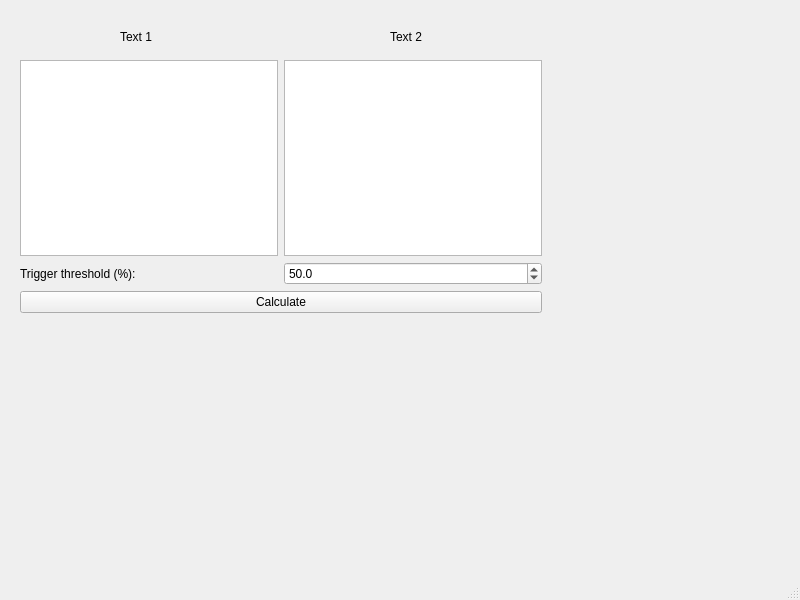
<?xml version="1.0" encoding="UTF-8"?>
<ui version="4.0">
 <class>MainWindow</class>
 <widget class="QMainWindow" name="MainWindow">
  <property name="geometry">
   <rect>
    <x>0</x>
    <y>0</y>
    <width>800</width>
    <height>600</height>
   </rect>
  </property>
  <property name="windowTitle">
   <string>antiplag</string>
  </property>
  <widget class="QWidget" name="centralwidget">
   <widget class="QLabel" name="label">
    <property name="geometry">
     <rect>
      <x>120</x>
      <y>30</y>
      <width>47</width>
      <height>13</height>
     </rect>
    </property>
    <property name="text">
     <string>Text 1</string>
    </property>
   </widget>
   <widget class="QLabel" name="label_2">
    <property name="geometry">
     <rect>
      <x>390</x>
      <y>30</y>
      <width>47</width>
      <height>13</height>
     </rect>
    </property>
    <property name="text">
     <string>Text 2</string>
    </property>
   </widget>
   <widget class="QWidget" name="layoutWidget">
    <property name="geometry">
     <rect>
      <x>20</x>
      <y>60</y>
      <width>522</width>
      <height>253</height>
     </rect>
    </property>
    <layout class="QVBoxLayout" name="verticalLayout">
     <item>
      <layout class="QHBoxLayout" name="horizontalLayout">
       <item>
        <widget class="QPlainTextEdit" name="text1"/>
       </item>
       <item>
        <widget class="QPlainTextEdit" name="text2"/>
       </item>
      </layout>
     </item>
     <item>
      <layout class="QHBoxLayout" name="horizontalLayout_2">
       <item>
        <widget class="QLabel" name="label_3">
         <property name="text">
          <string>Trigger threshold (%):</string>
         </property>
        </widget>
       </item>
       <item>
        <widget class="QDoubleSpinBox" name="spinThreshold">
         <property name="decimals">
          <number>1</number>
         </property>
         <property name="maximum">
          <double>100.000000000000000</double>
         </property>
         <property name="value">
          <double>50.000000000000000</double>
         </property>
        </widget>
       </item>
      </layout>
     </item>
     <item>
      <widget class="QPushButton" name="btnCalc">
       <property name="text">
        <string>Calculate</string>
       </property>
      </widget>
     </item>
    </layout>
   </widget>
  </widget>
  <widget class="QMenuBar" name="menubar">
   <property name="geometry">
    <rect>
     <x>0</x>
     <y>0</y>
     <width>800</width>
     <height>21</height>
    </rect>
   </property>
  </widget>
  <widget class="QStatusBar" name="statusbar"/>
 </widget>
 <resources/>
 <connections/>
</ui>
